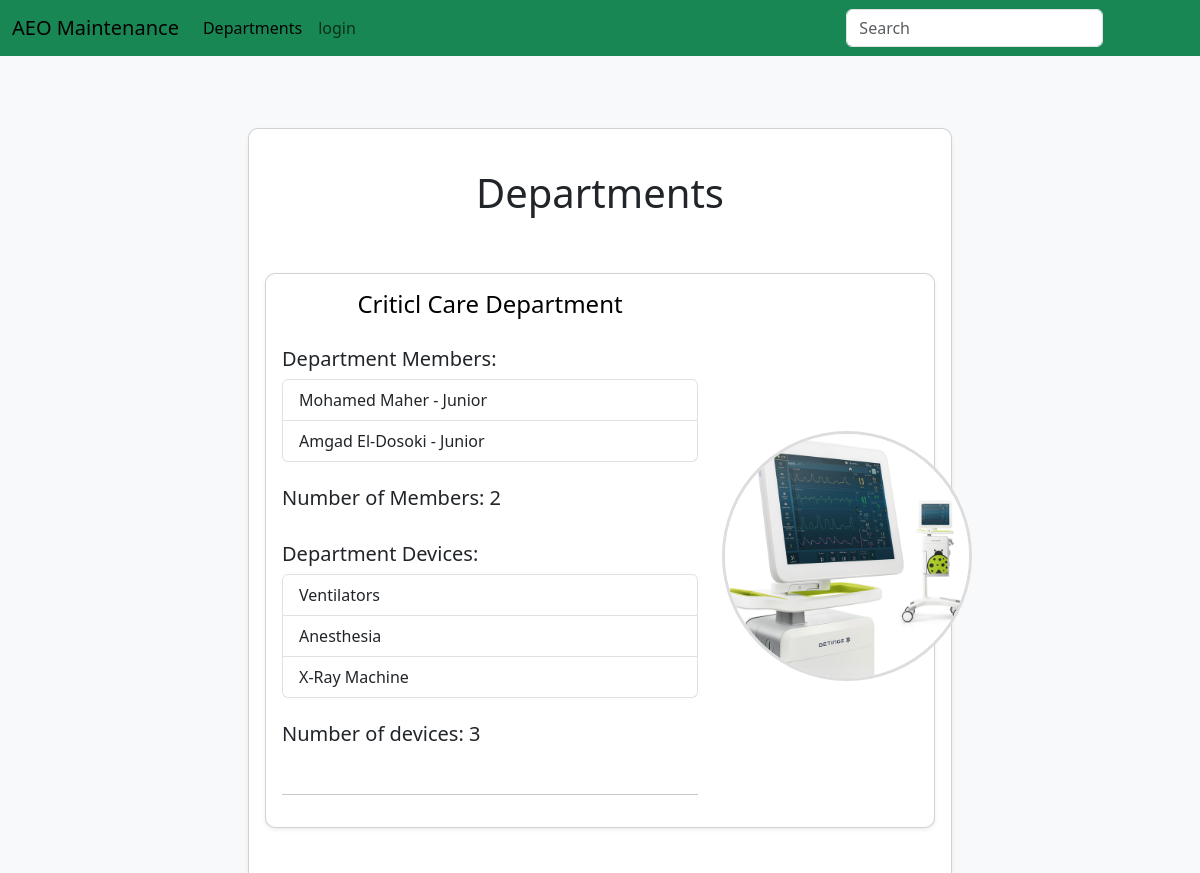
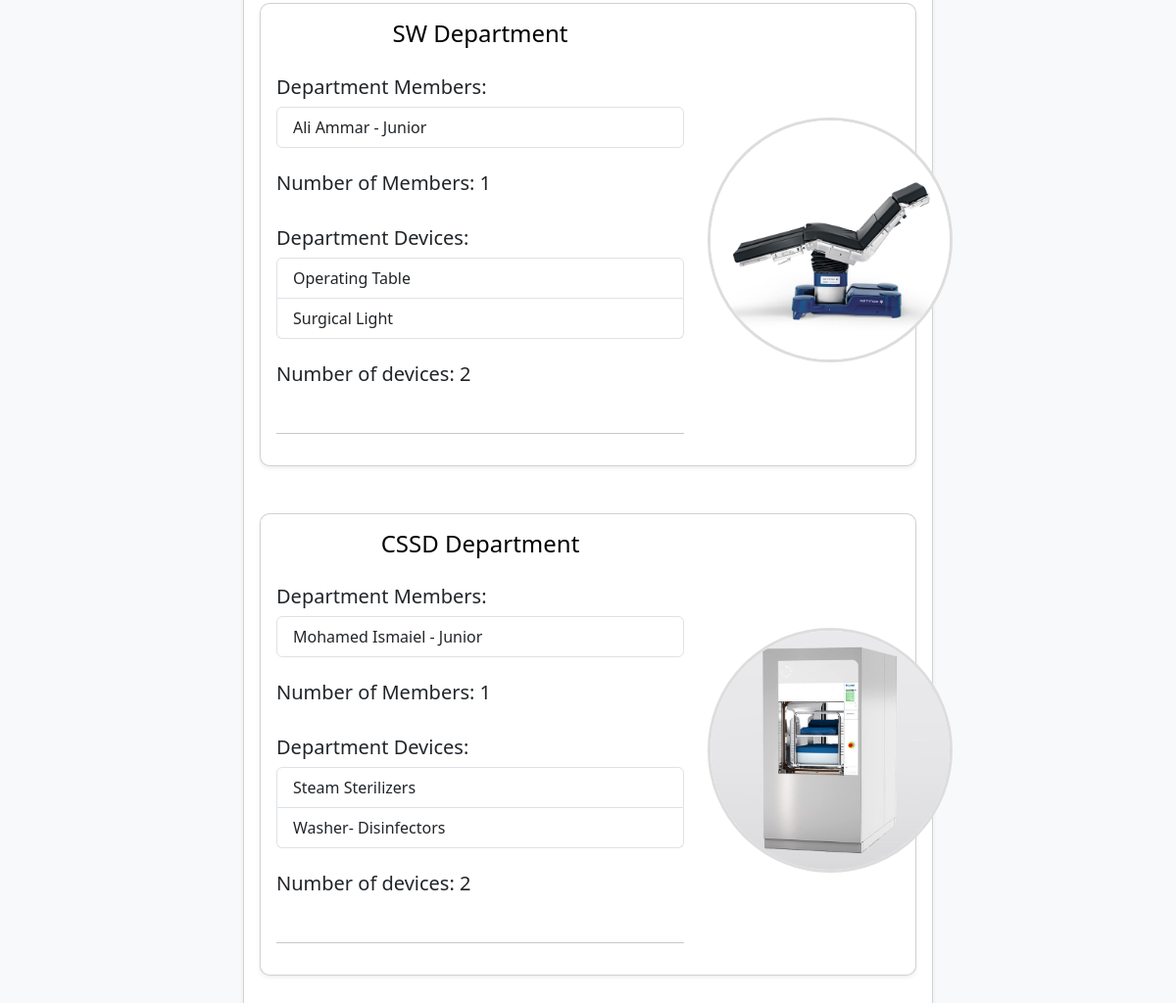
Screenshot of /departments/ with the database file from the repository (2 pictures, top to bottom).
### maintenance_system/models.py (models this page shows, shortened)
class Department(db.Model):
	id = db.Column(db.Integer, primary_key=True)
	name = db.Column(db.String(80), unique=True)
	members = db.relationship('User', backref='department', lazy=True)
	devices = db.relationship('Device', backref='department', lazy=True)

class User(db.Model, UserMixin):
	id = db.Column(db.Integer, primary_key=True)
	username = db.Column(db.String(80), unique=True)
	email = db.Column(db.String(120), unique=True)
	password = db.Column(db.String(120))
	rank = db.Column(db.String(120), default="Junior")
	profile_pic = db.Column(db.String(120), default="default.jpg")
	department_id = db.Column(db.Integer, db.ForeignKey('department.id'))
	machines = db.relationship('Machine', backref='user', lazy=True)
	hospitals = db.relationship('Hospital', secondary='user_hospital', backref='users', lazy='dynamic')

class Device(db.Model):
	id = db.Column(db.Integer, primary_key=True)
	name = db.Column(db.String(80), unique=True)
	department_id = db.Column(db.Integer, db.ForeignKey('department.id'))
	models = db.relationship('Model', backref='device', lazy=True)

class Model(db.Model):
	id = db.Column(db.Integer, primary_key=True)
	name = db.Column(db.String(80), unique=True)
	manufacturer = db.Column(db.String(80))
	picture = db.Column(db.String(20), default='device_model.jpg')
	device_id = db.Column(db.Integer, db.ForeignKey('device.id'))
	machines = db.relationship('Machine', backref='model', lazy=True)

### maintenance_system/Departments/routes.py (the view)
@departmentsbp.route('/departments/', methods=['GET', 'POST'])
def departments():
    form = DepartmentForm()
    departments = Department.query.all()
    users = User.query.all()
    department_pics = []
    for department in departments:
        for device in department.devices:
            for model in device.models:
                department_pics.append(model.picture)
    department_picture = choice(department_pics) if department_pics else 'device_model.jpg'
    return render_template('departments.html', departments=departments, form=form, department_picture=department_picture, users=users)

### maintenance_system/Departments/forms.py (shortened to what this page needs)
class DepartmentForm(FlaskForm):
    name = StringField('Department Name', validators=[DataRequired(), Length(min=2, max=20)])
    submit = SubmitField('Add')

### maintenance_system/Templates/departments.html (shortened to what this page needs)
{% extends "layout.html"%}
{% block content %}
<div class="row justify-content-center">
	<div class="col-lg-8 mt-4 mb-4">
		<div class="card p-3 shadow-sm">
			<div class="row">
				<div class="col-md-8 col-lg-12 mt-4 mb-4">
					<h1 class="text-center">Departments</h1>
				</div>
				{% for department in departments %}
				<div class="col-md-8 col-lg-12 mt-4 mb-4">
					<div class="card p-3 shadow-sm">
						<div class="row align-items-center">
							<div class="col-lg-8 col-12">
								<a href="{{ url_for('devicesbp.devices', department_id = department.id)}}"
									class="anchor-custom">
									<h4 class="mb-1 text-center">{{department.name}} Department</h4>
								</a>
								<br>
								<h5>Department Members: </h5>
								{% if department.members%}
								<div class="list-group">
									{% for member in department.members%}
									<a href="{{ url_for('usersbp.user', id = member.id)}}"
										class="list-group-item list-group-item-action">{{ member.username }} - {{
										member.rank }}</a>
									{% endfor%}
								</div>
								<br>
								<h5>Number of Members: {{ department.members|length }}</h5>
								{% endif %}
								<br>
								<h5>Department Devices: </h5>
								{% if department.devices%}
								<div class="list-group">
									{% for device in department.devices%}
									<a href=" {{url_for( 'modelsbp.models', device_id=device.id) }}"
										class="list-group-item list-group-item-action">{{
										device.name }}</a>
									{% endfor%}
								</div>
								<br>
								<h5>Number of devices: {{ department.devices|length }}</h5>
								{% else %}
								<p>There is no devices</p>
								{% endif%}
								<br>
								<hr>
							</div>
							<div class="col-lg-4 text-center mt-1">
								{% set department_device = department.devices | random if department.devices else [] %}
								{% set department_picture = (department_device.models | random).picture if
								department_device.models else 'device_model.jpg' %}
								<img src="{{ url_for('static', filename='images/' + department_picture) }}"
									alt="Department Photo" class="rounded-photo mt-2">
							</div>
						</div>
					</div>
				</div>
				{% endfor %}
			</div>
		</div>
	</div>
	{% endblock%}

### maintenance_system/static/css/style.css (style rules this page uses)
body { background-color: #f8f9fa; }
.rounded-photo { width: 250px; height: 250px; object-fit: cover; border-radius: 50%; border: 3px solid #ddd; }
.anchor-custom { text-decoration: none; color: black; cursor: pointer; transition: color 0.3s ease; }
.card { border-radius: 10px; }
.list-group-item { display: flex; justify-content: space-between; align-items: center; }

### rows the page displays
Department: name "Criticl Care", members|length "2", devices|length "3", picture (picture)
User: username "Mohamed Maher", rank "Junior"
User: username "Amgad El-Dosoki", rank "Junior"
Device: name "Ventilators"
Device: name "Anesthesia"
Device: name "X-Ray Machine"
Department: name "SW", members|length "1", devices|length "2", picture (picture)
User: username "Ali Ammar", rank "Junior"
Device: name "Operating Table"
Device: name "Surgical Light"
Department: name "CSSD", members|length "1", devices|length "2", picture (picture)
User: username "Mohamed Ismaiel", rank "Junior"
Device: name "Steam Sterilizers"
Device: name "Washer- Disinfectors"
